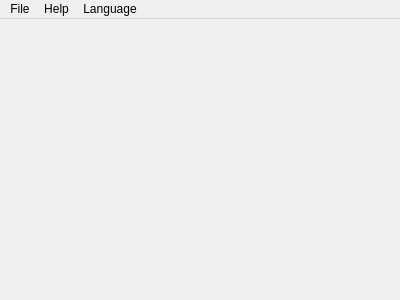
<?xml version="1.0" encoding="UTF-8"?>
<ui version="4.0">
 <class>MainWindow</class>
 <widget class="QMainWindow" name="MainWindow">
  <property name="geometry">
   <rect>
    <x>0</x>
    <y>0</y>
    <width>400</width>
    <height>300</height>
   </rect>
  </property>
  <widget class="QWidget" name="centralWidget">
   <layout class="QGridLayout" name="gridLayout"/>
  </widget>
  <widget class="QMenuBar" name="menuBar">
   <property name="geometry">
    <rect>
     <x>0</x>
     <y>0</y>
     <width>400</width>
     <height>21</height>
    </rect>
   </property>
   <widget class="QMenu" name="menuFile">
    <property name="title">
     <string>File</string>
    </property>
    <addaction name="actionExit"/>
   </widget>
   <widget class="QMenu" name="menuHelp">
    <property name="title">
     <string>Help</string>
    </property>
    <addaction name="actionAboutQt"/>
    <addaction name="actionAboutSoftware"/>
   </widget>
   <widget class="QMenu" name="menuLanguage">
    <property name="title">
     <string>Language</string>
    </property>
    <property name="icon">
     <iconset resource="res.qrc">
      <normaloff>:/res/flag_en.png</normaloff>:/res/flag_en.png</iconset>
    </property>
    <addaction name="actionRussian"/>
    <addaction name="actionEnglish"/>
   </widget>
   <addaction name="menuFile"/>
   <addaction name="menuHelp"/>
   <addaction name="menuLanguage"/>
  </widget>
  <action name="actionAboutSoftware">
   <property name="text">
    <string>About Software</string>
   </property>
  </action>
  <action name="actionExit">
   <property name="text">
    <string>Exit</string>
   </property>
  </action>
  <action name="actionAboutQt">
   <property name="text">
    <string>About Qt</string>
   </property>
  </action>
  <action name="actionRussian">
   <property name="icon">
    <iconset resource="res.qrc">
     <normaloff>:/res/flag_ru.png</normaloff>:/res/flag_ru.png</iconset>
   </property>
   <property name="text">
    <string notr="true">Русский</string>
   </property>
   <property name="iconText">
    <string notr="true">Русский</string>
   </property>
   <property name="toolTip">
    <string notr="true">Русский</string>
   </property>
  </action>
  <action name="actionEnglish">
   <property name="icon">
    <iconset resource="res.qrc">
     <normaloff>:/res/flag_en.png</normaloff>:/res/flag_en.png</iconset>
   </property>
   <property name="text">
    <string notr="true">English</string>
   </property>
   <property name="iconText">
    <string notr="true">English</string>
   </property>
   <property name="toolTip">
    <string notr="true">English</string>
   </property>
  </action>
 </widget>
 <layoutdefault spacing="6" margin="11"/>
 <resources>
  <include location="res.qrc"/>
 </resources>
 <connections/>
</ui>
